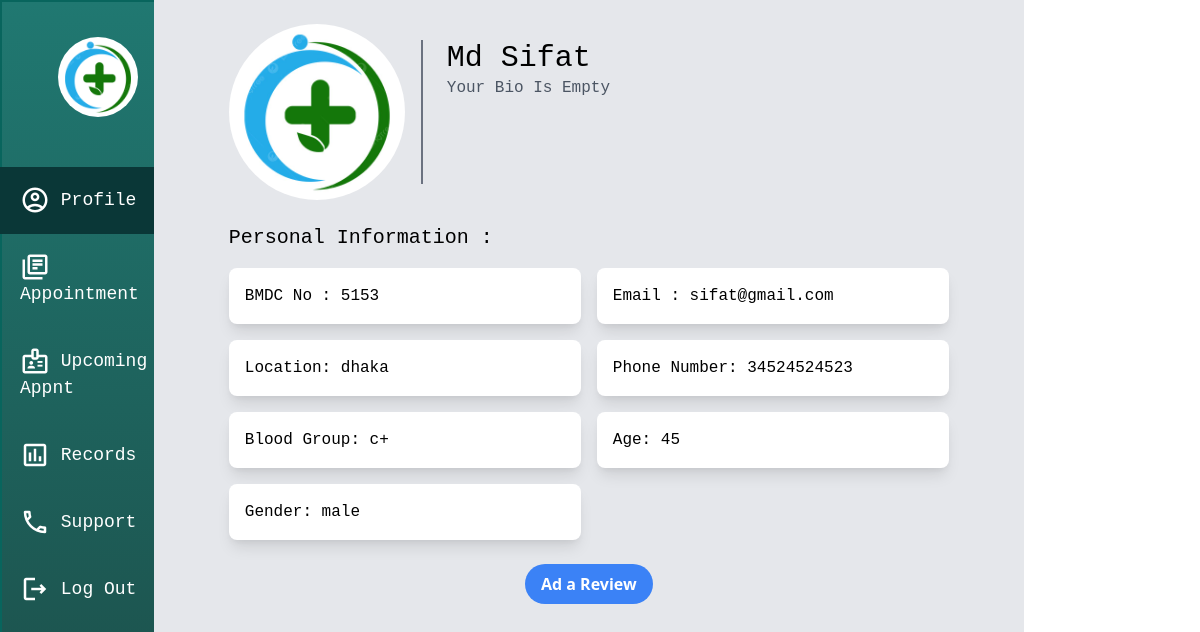
Screenshot of /pdash/dprofile/ (signed in) with the database file from the repository.
### home/models.py (models this page shows, shortened)
class DoctorProfile(models.Model):
    serialno = models.CharField(max_length=100)
    specialization = models.CharField(max_length=100 , default='No data')
    email = models.EmailField(unique=True)
    age = models.IntegerField()
    blood_group = models.CharField(max_length=10)
    phone_number = models.CharField(max_length=15)
    location = models.CharField(max_length=100)
    password = models.CharField(max_length=100)
    GENDER_CHOICES = [
        ('male', 'Male'),
        ('female', 'Female'),
        ('other', 'Other'),
    ]
    gender = models.CharField(max_length=10, choices=GENDER_CHOICES)
    firstname = models.CharField(max_length=100 , default='Firstname')
    lastname = models.CharField(max_length=100 , default='Lastname')
    aboutme = models.TextField(max_length= 200 , default='I am a dedicated and compassionate medical professional committed to providing excellent care to my patients. With years of experience in [specialty], I have honed my skills and expertise to deliver the highest standard of medical treatment. I believe in taking a holistic approach to patient care, considering not only the physical aspects but also the emotional and psychological well-being of my patients. My goal is to empower individuals to take control of their health and lead fulfilling lives. Outside of work, I enjoy staying active through hiking and yoga, as well as spending quality time with my family.')
    img = models.ImageField(upload_to='user_image/' ,  default='doctor.png')

### dashboard_p/views.py (the view)
# urls.py: path('dprofile/' , views.dprofile , name = 'dprofile'),
def dprofile(request):
    if request.session.get('loggedIn_d'):
        serialno = request.session['serialno']
        try:
            doctor_profile = DoctorProfile.objects.get(serialno = serialno)
            return render(request , 'doctor/profile.html' , {'doctor_profile':doctor_profile})
        except UserProfile.DoesNotExist:
             return render(request, 'doctor/profile.html', {'error_message': 'User profile not found'})
    else:
        return redirect('ddash')

### templates/doctor/profile.html (shortened to what this page needs)
{% extends "doctor/base_d.html" %}
{% load static %}
{% block content %}
<div class="bg-gray-200 w-full h-full ">
    <div class="max-w-3xl mx-auto p-6 ">
        <div class="flex items-center mb-6">
            <div class="w-44 h-44  rounded-full overflow-hidden">
                <img src="{{ doctor_profile.img.url }}" alt="Profile Picture" class="w-full h-full object-cover">
            </div>
            <div class="ml-4 border-l-2 border-gray-500 pl-6 h-36 ">
                <h1 class="text-3xl  font-mono">{{ doctor_profile.firstname }} {{ doctor_profile.lastname }}</h1>
                <p class="text-gray-600 font-mono">{{ doctor_profile.aboutme }}</p>
            </div>
        </div>
        <div class="mb-6">
            <h2 class="text-xl font-mono mb-4">Personal Information :</h2>
            <ul class="grid grid-cols-2 gap-4">
                <li class="bg-white font-mono rounded-lg shadow-lg p-4">
                    <span class="font-mono">BMDC No :</span> {{ doctor_profile.serialno }}
                </li>
                <li class="bg-white font-mono rounded-lg shadow-lg p-4">
                    <span class="font-mono">Email :</span> {{ doctor_profile.email }}
                </li>
                <li class="bg-white font-mono rounded-lg shadow-lg p-4">
                    <span class="font-mono">Location:</span> {{ doctor_profile.location }}
                </li>
                <li class="bg-white font-mono rounded-lg shadow-lg p-4">
                    <span class="font-mono">Phone Number:</span> {{ doctor_profile.phone_number }}
                </li>
                <li class="bg-white font-mono rounded-lg shadow-lg p-4">
                    <span class="font-mono">Blood Group:</span> {{ doctor_profile.blood_group }}
                </li>
                <li class="bg-white font-mono rounded-lg shadow-lg p-4">
                    <span class="font-mono">Age:</span> {{ doctor_profile.age }}
                </li>
                <li class="bg-white font-mono rounded-lg shadow-lg p-4">
                    <span class="font-mono">Gender:</span> {{ doctor_profile.gender }}
                </li>
            </ul>
        </div>
        <div class="flex justify-center">
            <button class="bg-blue-500 hover:bg-blue-600 text-white font-bold py-2 px-4 rounded-full">Ad a Review</button>
        </div>
    </div>
</div>
{% endblock content %}

### rows the page displays
DoctorProfile: img (placeholder picture), firstname "Md", lastname "Sifat", aboutme "Your Bio Is Empty", serialno "5153", email "sifat@gmail.com", location "dhaka", phone_number "34524524523", blood_group "c+", age "45", gender "male"
